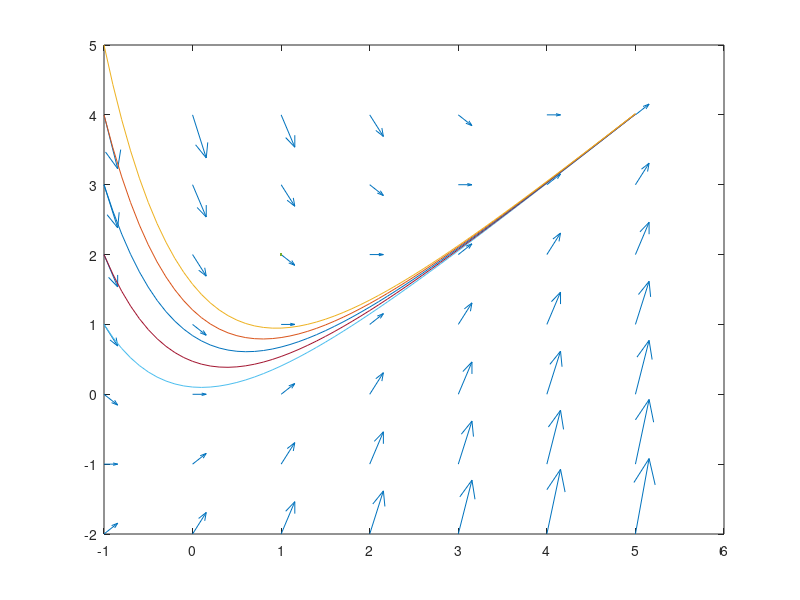

MATLAB code for this plot:
clear
dy = @(t,y) t-y;
[T,Y] = meshgrid(-1:1:5,-2:1:4);
arrowY = dy(T,Y);
arrowT = ones(size(Y));
quiver(T,Y,arrowT,arrowY);
hold on
plot(1,2);
for i = 1 : 5
    [t,y] = ode45(@(t,y) t-y,-1:.1:5,i);
    plot(t,y);
end
hold off
